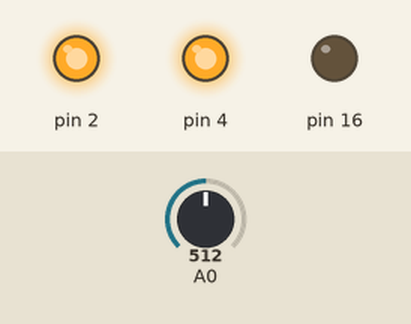
Recording of a sketch running on a simulated Arduino Uno, built with avr-gcc and run on an emulated ATmega328P. On the bench: output pins drawn as LEDs (lit = HIGH). Inputs (shaded band) come from the test bench; at power-on: A0 = 512.

Above: at 1.2 s.
1.3 s: A0 set to 485
At 2.5 s:
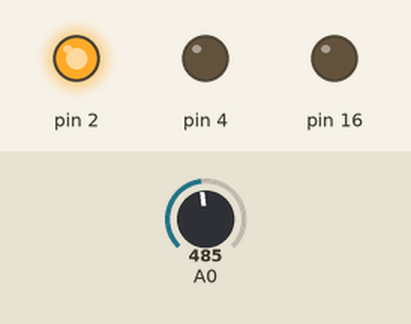
2.8 s: A0 set to 610
At 3.8 s:
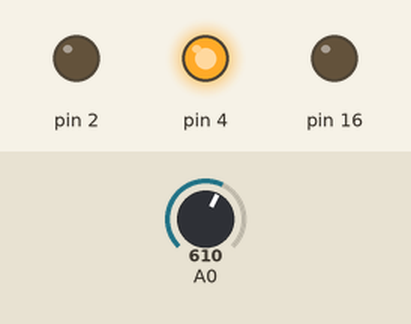
4.3 s: A0 set to 849
5.8 s: A0 set to 874
At 6.1 s:
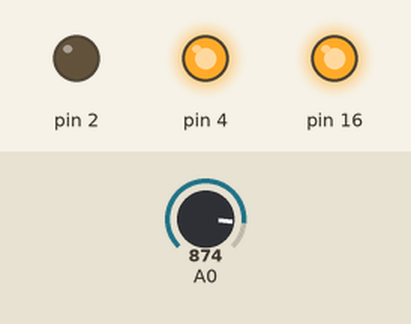
7.3 s: A0 set to 590
At 8.4 s:
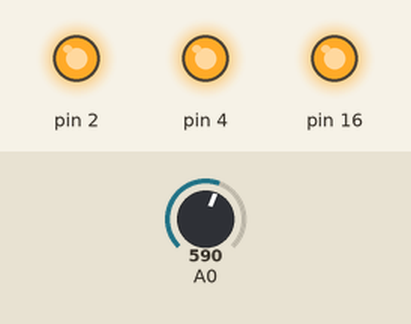
8.8 s: A0 set to 490
At 9.5 s:
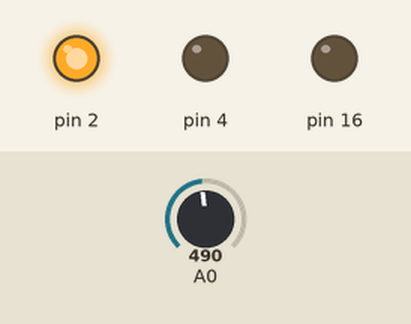
Timing chart, 0 to 11.3 s (numbered marks = the images above; inputs shaded):
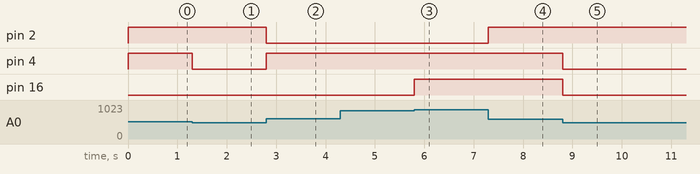

The sketch:

_7seg.ino
```cpp
void setup() {
  pinMode(2, OUTPUT);
  pinMode(4, OUTPUT);
  pinMode(16, OUTPUT);
}

void loop() {
  int val = analogRead(0);
  if (val < 500) {
    digitalWrite(2, HIGH);
    digitalWrite(4, LOW);
    analogWrite(16, (500 - val) / 2);
  }

  else if (500 <= val && val <= 600) {
    digitalWrite(2, HIGH);
    digitalWrite(4, HIGH);
  }

  else  {
    digitalWrite(2, LOW);
    digitalWrite(4, HIGH);
    analogWrite(16, (val - 600) / 2);
  }

}
```

Measured:
- the behaviour switches between 500 and 499 on A0 (found by bisection; images 0 and 1)
- the behaviour switches between 855 and 856 on A0 (found by bisection; images 2 and 3)
- after the input at 1.3 s, pin 4: HIGH → LOW at once
- after the input at 2.8 s, pin 2: HIGH → LOW at once; pin 4: LOW → HIGH at once
- after the input at 4.3 s, every drawn part: stays the same
- after the input at 5.8 s, pin 16: LOW → HIGH at once
- after the input at 7.3 s, pin 2: LOW → HIGH at once
- after the input at 8.8 s, pin 4, pin 16: HIGH → LOW at once
